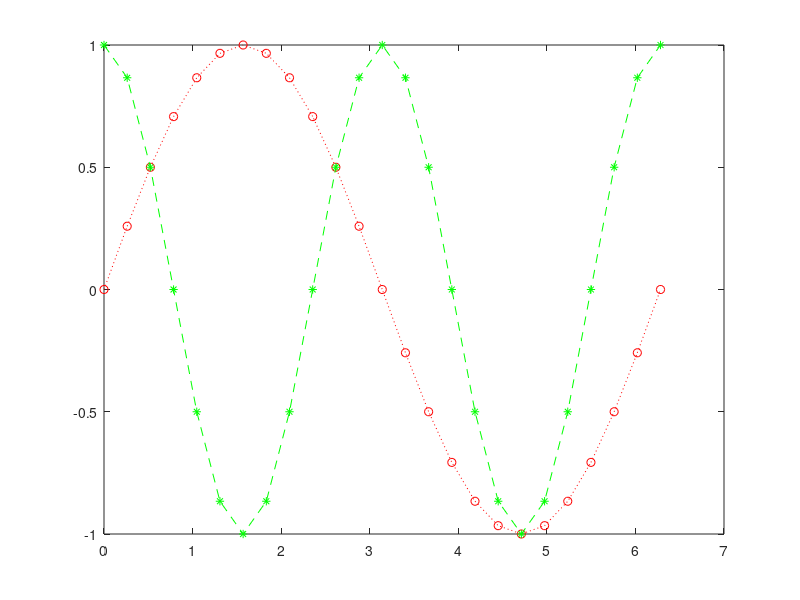

Write MATLAB code to recreate this figure.
r = 5;
s = 5;
A = zeros(r, s);

for i = 1:1:5
    A(i,i) = 2
end


r = 5;
s = 5;
A = zeros(r, s);

for i = 1:1:5
    A(i,i) = 2
end

for i = 1:r
    for z = 1:s
        if i==z
           A(i,z) = 2
        end
    end
end

for i = 1:r
    for z = 1:s
        if abs(i-z) == 1
            A(i,z) = -100
        end
    end
end

for i = 1:r
    for z = 1:s
        if abs(i-z) == 4
            A(i,z) = -200
        end
    end
end

C = zeros(7,9)

for i = 1:9
    C(:, i) = 1:1:7
    %alternative C(:, i) = linspace(1, 7, 7)  
end

for i = 2:2:9
   C(i, :) = -1
end


x = linspace(0,2*pi, 25)
y = sin(x)
z = cos(2*x)
plot(x, y, ':ro', x, z, '--g*')
% title("Oci Pico")
% ylabel("Oci")
% xlabel("Pico")
% 
% subplot(2,2,1)
% plot(x,y, ":r")
% title("Oci Pico")
% ylabel("Oci")
% xlabel("Pico")
% 
% subplot(2,2,2)
% plot(x,y, "*g")
% title("Oci Pico")
% ylabel("Oci")
% xlabel("Pico")
% 
% subplot(2,2,3)
% plot(x,y, "*y")
% title("Oci Pico")
% ylabel("Oci")
% xlabel("Pico")
% 
% subplot(2,2,4)
% plot(x,y, ":b")
% title("Oci Pico")
% ylabel("Oci")
% xlabel("Pico")

